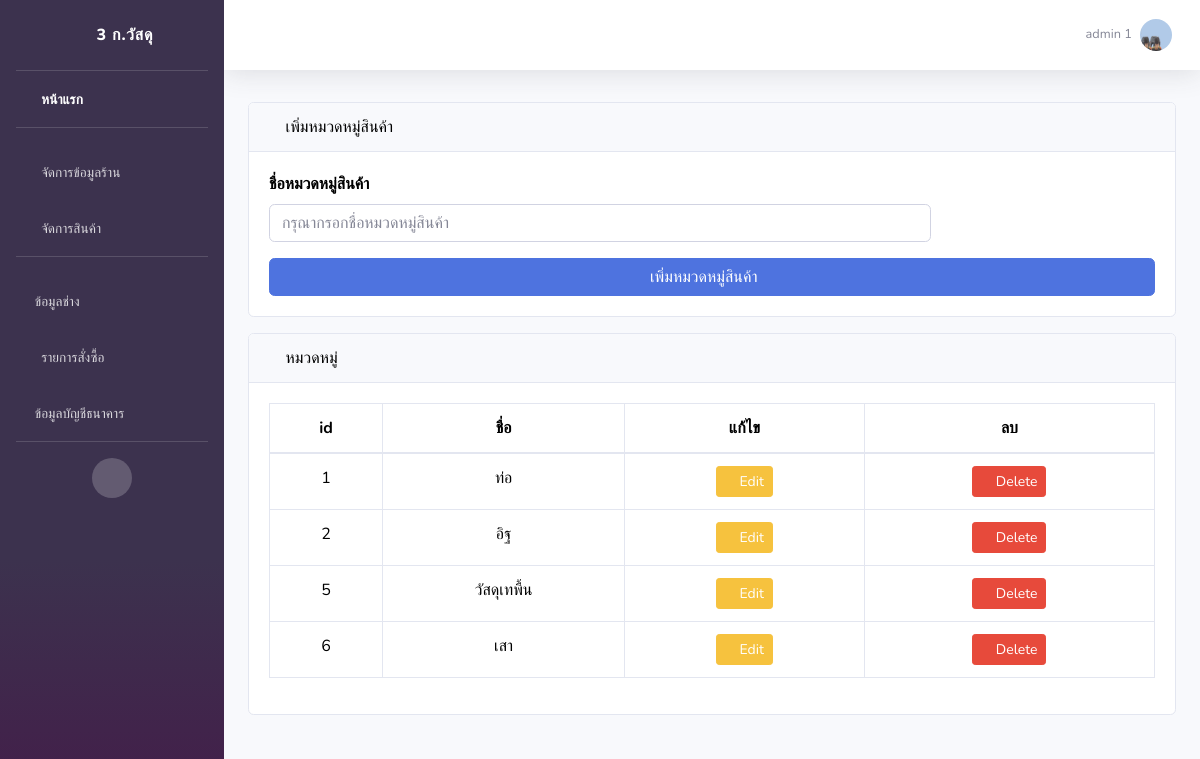
/addproductType (signed in), run on the app's committed database.
### api/models.py (models this page shows, shortened)
class Users(AbstractUser):
    first_name = models.CharField(max_length=100,default=' ',verbose_name = 'ชื่อ')
    last_name = models.CharField(max_length=100,default=' ',verbose_name = 'นามสกุล')
    email = models.CharField(max_length=50,default=' ',verbose_name = 'อีเมล')
    phone = models.CharField(max_length=100,default=' ',verbose_name = 'เบอร์โทรศัพท์')
    avatar = models.ImageField(upload_to='images/users/', default='images/users/no-img.png' ,verbose_name = 'รูปโปรไฟล์')
    password = models.CharField(max_length=500,default=' ')

class Product_Type (models.Model):
    product_type = models.CharField(max_length=100,default=' ',verbose_name = 'หมวดหมู่สินค้า')
    class Meta:
        verbose_name = 'หมวดหมู่สินค้า'

### api/views.py (the view)
# urls.py: path('addproductType',views.addproductType),
def addproductType(request):
    product_type = Product_Type.objects.all()
    if request.method == 'POST':
        form = Product_TypeForm(request.POST ,request.FILES)
        if form.is_valid():
            messages.info(request, "เพิ่มหมวดหมู่สินค้าสำเร็จ")
            form.save()
            return redirect('/addproductType')
    else:
        form = Product_TypeForm()
    return render(request, 'api/addproductType.html',
                  {
                      'form': form,
                      'product_type':product_type
                  })

### api/forms.py
class Product_TypeForm(forms.ModelForm):
    class Meta:
        model = Product_Type
        fields = [  'product_type']

### api/templates/api/addproductType.html (shortened to what this page needs)
{% extends 'api/base.html' %}
{% block content %}
<div id="content-wrapper">
  <div class="container-fluid">
      <div class="card mb-3">
          <div class="card-header">
              <i class="fas fa-table"></i>
              เพิ่มหมวดหมู่สินค้า
          </div>
          <div class="card-body">
            <form class="form-horizontal" action="/addproductType" method="POST"  enctype="multipart/form-data">
              <div class="form-group">
                  <div class="form-row">
                      <div class="col-md-9">
                          <div class="form-label-group">
                            <label for="product_type"><b>ชื่อหมวดหมู่สินค้า</b></label>
                            <input type="text" class="form-control" placeholder="กรุณากรอกชื่อหมวดหมู่สินค้า" name="product_type" required>
                          </div>
                      </div>
                  </div>
              </div>
              <button class="btn btn-primary btn-block" type="submit">เพิ่มหมวดหมู่สินค้า
                &nbsp;&nbsp;&nbsp;</button>
          </form>
          </div>
      </div>
  </div>
</div>
<div id="content-wrapper">
    <div class="container-fluid">
        <div class="card mb-3">
            <div class="card-header">
                <i class="fas fa-table"></i>
                หมวดหมู่
            </div>
            <div class="card-body">
                <div class="table-responsive">
                    <table class="table table-bordered" id="dataTable" width="100%" cellspacing="0" align="center">
                        <thead>
                        <tr>
                          <th>id</th>
                            <th>ชื่อ</th>
                            <th>แก้ไข</th>
                            <th>ลบ</th>
                        </tr>
                        </thead>
                        <tbody>
                        {% for i in product_type %}
                            <tr>
                              <td>{{ i.id }}</td>
                                <td>{{ i.product_type }}</td>
                                <td>
                                    <a class="btn btn-sm btn-warning" href="/editproductType/{{i.id}}"> <span class="fa fa-edit"></span> Edit</a>
                                </td>
                                <td><a class="btn btn-sm btn-danger" href="deleteproductType/{{i.id}}"><span class="fa fa-trash"></span> Delete</a></td>
                            </tr>
                        {% endfor %}
                        </tbody>
                    </table>
                </div>
            </div>
        </div>
    </div>
  </div>
{% endblock %}

### api/templates/api/base.html (shortened to what this page needs)
<!DOCTYPE html>
{% load static %}
<html lang="en">
<head>
    <link href="{% static 'api/vendor/fontawesome-free/css/all.min.css'%}" rel="stylesheet" type="text/css">
    <link href="{% static 'api/css/sb-admin-2.min.css'%}" rel="stylesheet">
</head>
<body id="page-top">
    <div id="wrapper">
        {% if request.user.is_superuser %}
        <ul class="navbar-nav bg-gradient-primary sidebar sidebar-dark accordion" id="accordionSidebar">
            <a class="sidebar-brand d-flex align-items-center justify-content-center" href="">
                <div class="sidebar-brand-icon rotate-n-15">
                    <i class="fas fa-laugh-wink"></i>
                </div>
                <div class="sidebar-brand-text mx-3"> 3 ก.วัสดุ</div>
            </a>
            <hr class="sidebar-divider my-0">
            <li class="nav-item active">
                <a class="nav-link" href="/">
                    <i class="fas fa-fw fa-tachometer-alt"></i>
                    <span>หน้าแรก</span></a>
            </li>
            <hr class="sidebar-divider">
            <li class="nav-item ">
                <a class="nav-link" href="/store">
                    <i class="fas fa-fw fa-tachometer-alt"></i>
                    <span>จัดการข้อมูลร้าน</span></a>
            </li>
            <li class="nav-item">
                <a class="nav-link collapsed" href="#" data-toggle="collapse" data-target="#collapseTwo"
                    aria-expanded="true" aria-controls="collapseTwo">
                    <i class="fas fa-fw fa-cog"></i>
                    <span>จัดการสินค้า</span>
                </a>
            </li>
            <hr class="sidebar-divider">
            <li class="nav-item">
                <a class="nav-link collapsed" href="#" data-toggle="collapse" data-target="#collapseUtilities"
                    aria-expanded="true" aria-controls="collapseUtilities">
                    <i class="fa fa-list-alt"></i>
                    <span>ข้อมูลช่าง</span>
                </a>
            </li>
            <li class="nav-item">
                <a class="nav-link" href="/orderAll">
                    <i class="fas fa-fw fa-wrench"></i>
                    <span>รายการสั่งซื้อ</span></a>
            </li>
            <li class="nav-item">
                <a class="nav-link collapsed" href="#" data-toggle="collapse" data-target="#collapsePages"
                    aria-expanded="true" aria-controls="collapsePages">
                    <i class="fa fa-list-alt"></i>
                    <span>ข้อมูลบัญชีธนาคาร</span>
                </a>
            </li>
            <hr class="sidebar-divider d-none d-md-block">
            <div class="text-center d-none d-md-inline">
                <button class="rounded-circle border-0" id="sidebarToggle"></button>
            </div>
        </ul>
        <div id="content-wrapper" class="d-flex flex-column">
            <div id="content">
                <nav class="navbar navbar-expand navbar-light bg-white topbar mb-4 static-top shadow">
                    <ul class="navbar-nav ml-auto">
                        <li class="nav-item dropdown no-arrow">
                            <a class="nav-link dropdown-toggle" href="#" id="userDropdown" role="button"
                                data-toggle="dropdown" aria-haspopup="true" aria-expanded="false">
                                <span class="mr-2 d-none d-lg-inline text-gray-600 small">  {{user.first_name}}  {{user.last_name}}  </span>
                                <img class="img-profile rounded-circle"
                                src="{{user.avatar.url}} ">
                            </a>
                        </li>
                    </ul>
                </nav>
                <div class="mt-2 pt-2">
                    </div>
                {% block content %}
                {% endblock %}
        </div>   {% endif %}
    </div>
</body>
</html>

### api/templates/api/addproductType.html (style rules this page uses)
body { margin: 0; font-family: Nunito,-apple-system,BlinkMacSystemFont,"Segoe UI",Roboto,"Helvetica Neue",Arial,sans-serif,"Apple Color Emoji","Segoe UI Emoji","Segoe UI Symbol","Noto Color Emoji"; font-size: 1rem; font-weight: 400; line-height: 1.5; color: #000000; text-align: left; }
.table { width: 100%; margin-bottom: 1rem; color: #000000; text-align: center; }

### data on the page
Users: first_name "admin", last_name "1", avatar (picture)
Product_Type: id "1", product_type "ท่อ"
Product_Type: id "2", product_type "อิฐ"
Product_Type: id "5", product_type "วัสดุเทพื้น"
Product_Type: id "6", product_type "เสา"
